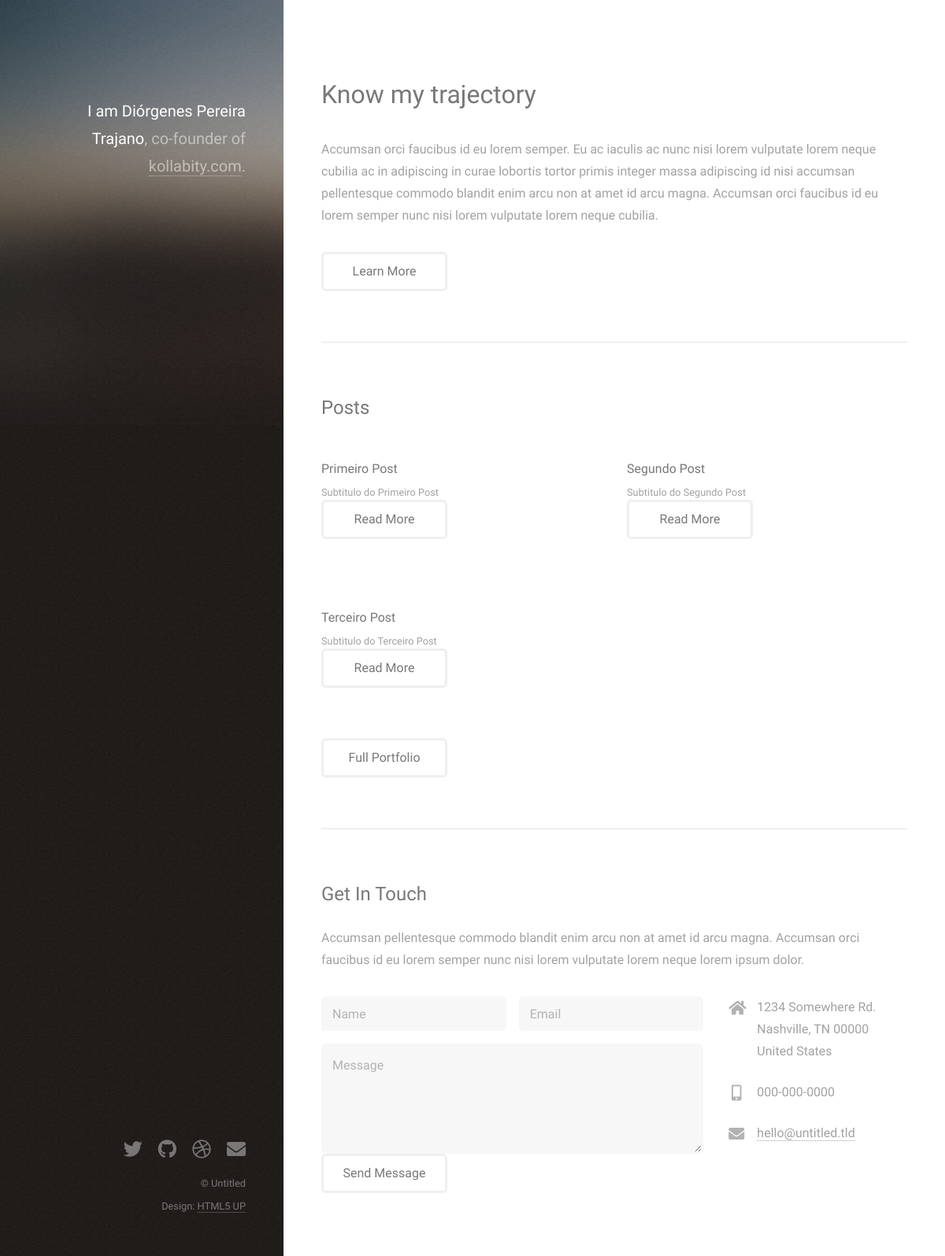
The page / on the database its author committed.
### website/models.py (models this page shows)
class Post(models.Model):
    title = models.CharField(max_length=100)
    sub_title = models.CharField(max_length=200)
    content = models.TextField()
    imagem = models.ImageField(upload_to='posts', null=True, blank=True)

### website/views.py (the view)
# urls.py: path('', hello_blog, name='home_blog'),
def hello_blog(request):
    lista = ['Django', 'Python', 'Git', 'Html']
    list_posts = Post.objects.all() # váriavel list_posts = recebe classe Post do models e pega todos os campos do banco de dados
    data = {
        'name': 'Curso de Django 3',
        'lista_tecnologias': lista,
        'posts': list_posts}
    return render(request, 'index.html', data) # vai renderizar o template index.html e carregar as informações de data

### website/templates/index.html (shortened to what this page needs)
{% load static %}
<!DOCTYPE HTML>
<html>
	<head>
		<link rel="stylesheet" href="{% static 'assets/css/main.css' %}" />
	</head>
	<body class="is-preload">
			<header id="header">
				<div class="inner">
					<h1><strong>I am Diórgenes Pereira Trajano</strong>,<br />
					co-founder of <a href="https://kollabity.com/">kollabity.com</a>.</h1>
				</div>
			</header>
			<div id="main">
					<section id="one">
						<header class="major">
							<h2>Know my trajectory<br /></h2>
						</header>
						<p>Accumsan orci faucibus id eu lorem semper. Eu ac iaculis ac nunc nisi lorem vulputate lorem neque cubilia ac in adipiscing in curae lobortis tortor primis integer massa adipiscing id nisi accumsan pellentesque commodo blandit enim arcu non at amet id arcu magna. Accumsan orci faucibus id eu lorem semper nunc nisi lorem vulputate lorem neque cubilia.</p>
						<ul class="actions">
							<li><a href="#" class="button">Learn More</a></li>
						</ul>
					</section>
					<section id="two">
						<h2>Posts</h2>
						<div class="row">
                            {% for post in posts %}
                                <article class="col-6 col-12-xsmall work-item">
									<h3>{{ post.title }}</h3>
                                    <p>{{ post.sub_title }}</p>
                                    <ul class="actions">
                                        <li><a href="{% url 'post_detail' post.id %}" class="button">Read More</a></li>
                                    </ul>
                                </article>
                            {% endfor %}
						</div>
						<ul class="actions">
							<li><a href="#" class="button">Full Portfolio</a></li>
						</ul>
					</section>
					<section id="three">
						<h2>Get In Touch</h2>
						<p>Accumsan pellentesque commodo blandit enim arcu non at amet id arcu magna. Accumsan orci faucibus id eu lorem semper nunc nisi lorem vulputate lorem neque lorem ipsum dolor.</p>
						<div class="row">
							<div class="col-8 col-12-small">
								<form method="post" action="{% url 'save_form' %}">
									<div class="row gtr-uniform gtr-50">
										<div class="col-6 col-12-xsmall"><input type="text" name="name" id="name" placeholder="Name" /></div>
										<div class="col-6 col-12-xsmall"><input type="email" name="email" id="email" placeholder="Email" /></div>
										<div class="col-12"><textarea name="message" id="message" placeholder="Message" rows="4"></textarea></div>
									</div>
									<ul class="actions">
										<li><input type="submit" value="Send Message" /></li>
									</ul>
								</form>
							</div>
							<div class="col-4 col-12-small">
								<ul class="labeled-icons">
									<li>
										<h3 class="icon solid fa-home"><span class="label">Address</span></h3>
										1234 Somewhere Rd.<br />
										Nashville, TN 00000<br />
										United States
									</li>
									<li>
										<h3 class="icon solid fa-mobile-alt"><span class="label">Phone</span></h3>
										000-000-0000
									</li>
									<li>
										<h3 class="icon solid fa-envelope"><span class="label">Email</span></h3>
										<a href="#">hello@untitled.tld</a>
									</li>
								</ul>
							</div>
						</div>
					</section>
			</div>
			<footer id="footer">
				<div class="inner">
					<ul class="icons">
						<li><a href="#" class="icon brands fa-twitter"><span class="label">Twitter</span></a></li>
						<li><a href="#" class="icon brands fa-github"><span class="label">Github</span></a></li>
						<li><a href="#" class="icon brands fa-dribbble"><span class="label">Dribbble</span></a></li>
						<li><a href="#" class="icon solid fa-envelope"><span class="label">Email</span></a></li>
					</ul>
					<ul class="copyright">
						<li>&copy; Untitled</li><li>Design: <a href="http://html5up.net">HTML5 UP</a></li>
					</ul>
				</div>
			</footer>
	</body>
</html>

### rows shown on the page
Post: title "Primeiro Post", sub_title "Subtitulo do Primeiro Post"
Post: title "Segundo Post", sub_title "Subtitulo do Segundo Post"
Post: title "Terceiro Post", sub_title "Subtitulo do Terceiro Post"
